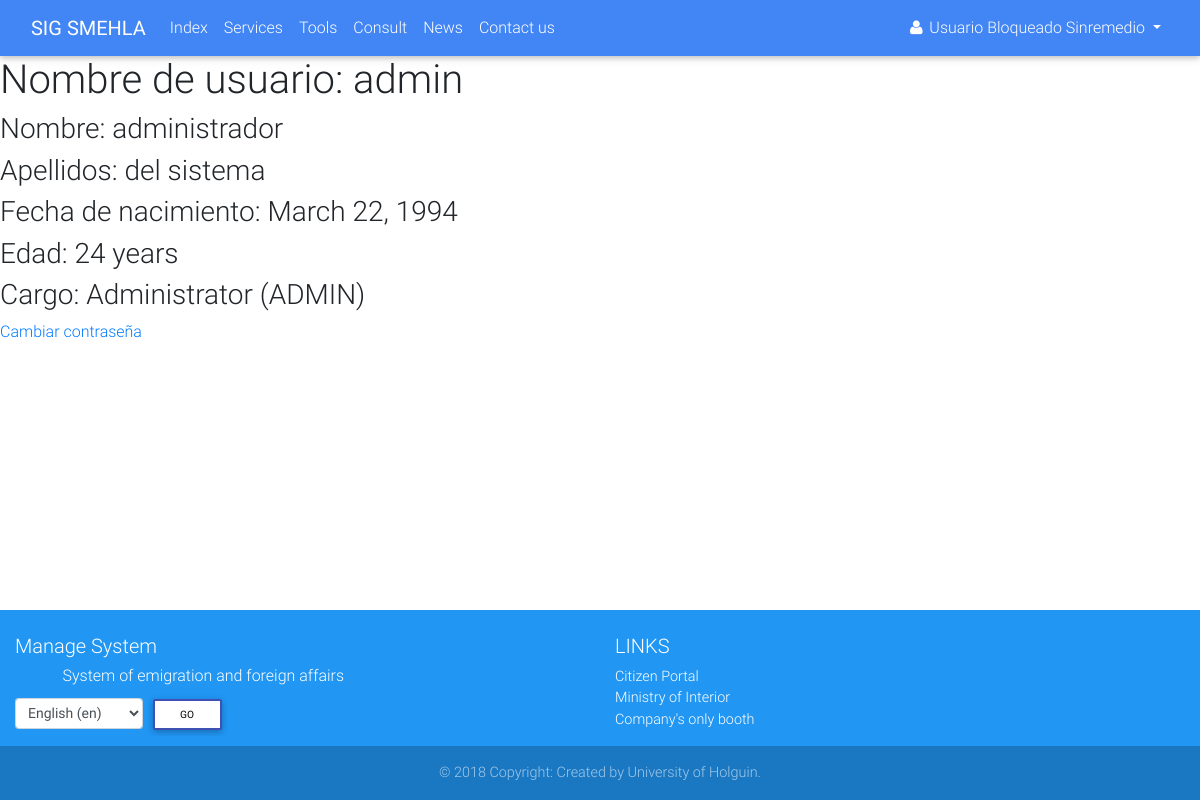
The page /accounts/1/detail/ (signed in) on the database its author committed.
### accounts/models.py (models this page shows)
class Profile(AbstractUser):
    OCCUPATION_TYPE = (
        ('FAC', _('Functionary of Attention to Customer')),
        ('BAC', _('Boss of Attention to Customer')),
        ('BDAC', _('Boss of Departament of Attention to Customer')),
        ('DIR', _('Director')),
        ('ADMIN', _('Administrator')),
    )
    born_date = models.DateField(_('Born date'), blank=True, null=True, validators=[validate_born_date])
    occupation = models.CharField(_('Occupation'), max_length=5, choices=OCCUPATION_TYPE, default='FAC')
    REQUIRED_FIELDS = ['email', 'born_date']
    class Meta:
        verbose_name = _('Profile')
        verbose_name_plural = _('Profiles')
    def age(self):
        if self.born_date:
            return _('%(years)d years') % {'years': date.today().year - self.born_date.year}
        else:
            return None
    def __str__(self):
        if self.first_name and self.last_name:
            return self.get_full_name()
        else:
            return self.username

### accounts/views.py (the view)
# urls.py: path('<int:pk>/detail/', views.ProfileDetailView.as_view(), name='profile_detail'),
class ProfileDetailView(mixins.LoginRequiredMixin, generic.DetailView):
    model = Profile

### accounts/templates/accounts/profile_detail.html (shortened to what this page needs)
{% extends 'navbar.html' %}
{% load i18n %}
{% block main %}
    <h1>Nombre de usuario: {{ profile.username }}</h1>
    <h3>Nombre: {{ profile.first_name }}</h3>
    <h3>Apellidos: {{ profile.last_name }}</h3>
    <h3>Fecha de nacimiento: {{ profile.born_date }}</h3>
    <h3>Edad: {{ profile.age }}</h3>
    <h3>Cargo: {{ profile.get_occupation_display }} ({{ profile.occupation }})</h3>
    <a href="{% url 'accounts:profile_update_password' profile.pk %}">Cambiar contraseña</a>
{% endblock %}

### accounts/templates/navbar.html (shortened to what this page needs)
{% extends 'base.html' %}
{% load static %}
{% load i18n %}
{% block styles %}
    <link rel="stylesheet" href="{% static 'accounts/css/navbar.css' %}">
{% endblock %}
{% block content %}
    <header>
        <nav class="navbar navbar-expand-lg navbar-dark primary-color">
            <div class="container-fluid">
                <a href="{% url 'services:index' %}" class="navbar-brand">
                    <strong>SIG SMEHLA</strong>
                </a>
                <div class="collapse navbar-collapse" id="navbar">
                    <ul class="navbar-nav mr-auto">
                        <li class="nav-item" id="init">
                            <a href="{% url 'services:index' %}" class="nav-link">{% trans 'Index' %}
                                </a>
                        </li>
                        <li class="nav-item" id="services">
                            <a href="{% url 'services:services' %}" class="nav-link">{% trans 'Services' %}</a>
                        </li>
                        {% if user.is_authenticated %}
                            <li class="nav-item" id="tools">
                                <a href="{% url 'services:tools' %}" class="nav-link">{% trans 'Tools' %}</a>
                            </li>
                        {% endif %}
                        <li class="nav-item" id="status">
                            <a href="{% url 'services:status' %}" class="nav-link">{% trans 'Consult' %}</a>
                        </li>
                        <li class="nav-item" id="news">
                            <a href="{% url 'news:list' %}" class="nav-link">{% trans 'News' %}</a>
                        </li>
                        <li class="nav-item">
                            <a href="#" class="nav-link" data-toggle="modal"
                               data-target="#contact">{% trans 'Contact us' %}</a>
                        </li>
                    </ul>
                    <div class="form-inline">
                        <ul class="navbar-nav mr-auto">
                            <li class="nav-item">
                                {% if user.is_authenticated %}
                                    <div class="dropdown">
                                        <a href="#" id="test" class="nav-link waves-effect waves-light dropdown-toggle"
                                           data-toggle="dropdown" aria-haspopup="true" aria-expanded="false">
                                            <i class="fa fa-user"></i>
                                            <span class="clearfix d-none d-sm-inline-block">{{ user }}</span>
                                        </a>
                                    </div>
                                {% else %}
                                    <a href="{% url 'accounts:login' %}" class="nav-link">
                                        <i class="fa fa-sign-in"></i>
                                    </a>
                                {% endif %}
                            </li>
                        </ul>
                    </div>
                </div>
            </div>
        </nav>
    </header>
    <main>
        {% block main %}
        {% endblock %}
    </main>
    <footer class="page-footer font-small blue pt-4">
        <div class="container-fluid text-center text-md-left">
            <div class="row">
                <div class="col-md-6 mt-md-0 mt-3">
                    <h5>{% trans 'Manage System' %}</h5>
                    <h6 class="offset-1">{% trans 'System of emigration and foreign affairs' %}</h6>
                    <form action="{% url 'set_language' %}" method="post">{% csrf_token %}
                        <label>
                            <select name="language" class="form-control form-control-sm" id="languages">
                                {% get_available_languages as LANGUAGES %}
                                {% get_language_info_list for LANGUAGES as languages %}
                                {% get_current_language as LANGUAGE_CODE %}
                                {% for language in languages %}
                                    <option value="{{ language.code }}"{% if language.code == LANGUAGE_CODE %}
                                            selected{% endif %}>
                                        {{ language.name_local }} ({{ language.code }})
                                    </option>
                                {% endfor %}
                            </select>
                        </label>
                        <input type="submit" value="{% trans 'Go' %}" class="btn btn-outline-indigo btn-white btn-sm">
                    </form>
                </div>
                <div class="col-md-3 mb-md-0 mb-3">
                    <h5 class="text-uppercase">{% trans 'Links' %}</h5>
                    <ul class="list-unstyled">
                        <li>
                            <a href="http://www.cidadao.gov.ao" target="_blank">{% trans 'Citizen Portal' %}</a>
                        </li>
                        <li>
                            <a href="http://www.minint.gov.ao" target="_blank">{% trans 'Ministry of Interior' %}</a>
                        </li>
                        <li>
                            <a href="http://gue.minjus-ao.com" target="_blank">{% trans "Company's only booth" %}</a>
                        </li>
                    </ul>
                </div>
            </div>
        </div>
        <div class="footer-copyright text-center py-3">
            &copy; 2018 {% trans 'Copyright: Created by University of Holguin' %}.
        </div>
    </footer>
{% endblock %}

### accounts/static/accounts/css/navbar.css (style rules this page uses)
body { display: flex; min-height: 100vh; flex-direction: column; }
main { flex: 1 0 auto; }

### rows shown on the page
Profile: first_name+last_name "Usuario Bloqueado Sinremedio"
Profile: username "admin", first_name "administrador", last_name "del sistema", born_date "March 22, 1994", age "24 years", occupation "Administrator", occupation "ADMIN"

### other values the page prints
form field language "English (en)"
